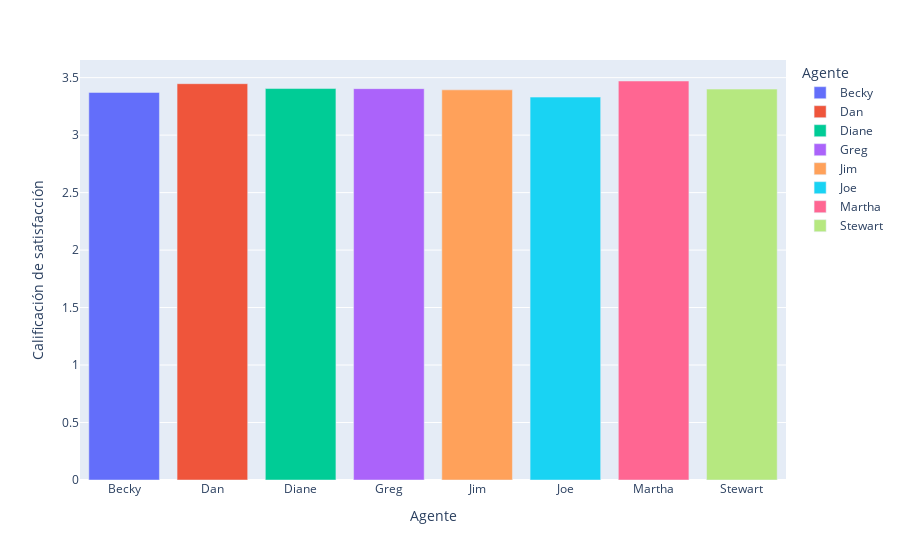

Notebook cell for this chart:
### Code cell
df_agente=df_.groupby('Agente')['Calificación de satisfacción'].mean().reset_index()
fig=px.bar(df_agente,x='Agente',y='Calificación de satisfacción',color='Agente')
fig

### Figure 1 — Plotly figure (JSON) as saved in the notebook; plotly's stock layout.template omitted (floating-point values rounded to 4 significant figures)
{"data": [{"alignmentgroup": "True", "hovertemplate": "Agente=%{x}<br>Calificación de satisfacción=%{y}<extra></extra>", "legendgroup": "Becky", "marker": {"color": "#636efa", "pattern": {"shape": ""}}, "name": "Becky", "offsetgroup": "Becky", "orientation": "v", "showlegend": true, "textposition": "auto", "type": "bar", "x": ["Becky"], "xaxis": "x", "y": [3.371], "yaxis": "y"}, {"alignmentgroup": "True", "hovertemplate": "Agente=%{x}<br>Calificación de satisfacción=%{y}<extra></extra>", "legendgroup": "Dan", "marker": {"color": "#EF553B", "pattern": {"shape": ""}}, "name": "Dan", "offsetgroup": "Dan", "orientation": "v", "showlegend": true, "textposition": "auto", "type": "bar", "x": ["Dan"], "xaxis": "x", "y": [3.447], "yaxis": "y"}, {"alignmentgroup": "True", "hovertemplate": "Agente=%{x}<br>Calificación de satisfacción=%{y}<extra></extra>", "legendgroup": "Diane", "marker": {"color": "#00cc96", "pattern": {"shape": ""}}, "name": "Diane", "offsetgroup": "Diane", "orientation": "v", "showlegend": true, "textposition": "auto", "type": "bar", "x": ["Diane"], "xaxis": "x", "y": [3.405], "yaxis": "y"}, {"alignmentgroup": "True", "hovertemplate": "Agente=%{x}<br>Calificación de satisfacción=%{y}<extra></extra>", "legendgroup": "Greg", "marker": {"color": "#ab63fa", "pattern": {"shape": ""}}, "name": "Greg", "offsetgroup": "Greg", "orientation": "v", "showlegend": true, "textposition": "auto", "type": "bar", "x": ["Greg"], "xaxis": "x", "y": [3.404], "yaxis": "y"}, {"alignmentgroup": "True", "hovertemplate": "Agente=%{x}<br>Calificación de satisfacción=%{y}<extra></extra>", "legendgroup": "Jim", "marker": {"color": "#FFA15A", "pattern": {"shape": ""}}, "name": "Jim", "offsetgroup": "Jim", "orientation": "v", "showlegend": true, "textposition": "auto", "type": "bar", "x": ["Jim"], "xaxis": "x", "y": [3.394], "yaxis": "y"}, {"alignmentgroup": "True", "hovertemplate": "Agente=%{x}<br>Calificación de satisfacción=%{y}<extra></extra>", "legendgroup": "Joe", "marker": {"color": "#19d3f3", "pattern": {"shape": ""}}, "name": "Joe", "offsetgroup": "Joe", "orientation": "v", "showlegend": true, "textposition": "auto", "type": "bar", "x": ["Joe"], "xaxis": "x", "y": [3.331], "yaxis": "y"}, {"alignmentgroup": "True", "hovertemplate": "Agente=%{x}<br>Calificación de satisfacción=%{y}<extra></extra>", "legendgroup": "Martha", "marker": {"color": "#FF6692", "pattern": {"shape": ""}}, "name": "Martha", "offsetgroup": "Martha", "orientation": "v", "showlegend": true, "textposition": "auto", "type": "bar", "x": ["Martha"], "xaxis": "x", "y": [3.471], "yaxis": "y"}, {"alignmentgroup": "True", "hovertemplate": "Agente=%{x}<br>Calificación de satisfacción=%{y}<extra></extra>", "legendgroup": "Stewart", "marker": {"color": "#B6E880", "pattern": {"shape": ""}}, "name": "Stewart", "offsetgroup": "Stewart", "orientation": "v", "showlegend": true, "textposition": "auto", "type": "bar", "x": ["Stewart"], "xaxis": "x", "y": [3.4], "yaxis": "y"}], "layout": {"barmode": "relative", "legend": {"title": {"text": "Agente"}, "tracegroupgap": 0}, "margin": {"t": 60}, "xaxis": {"anchor": "y", "categoryarray": ["Becky", "Dan", "Diane", "Greg", "Jim", "Joe", "Martha", "Stewart"], "categoryorder": "array", "domain": [0, 1], "title": {"text": "Agente"}}, "yaxis": {"anchor": "x", "domain": [0, 1], "title": {"text": "Calificación de satisfacción"}}}}
